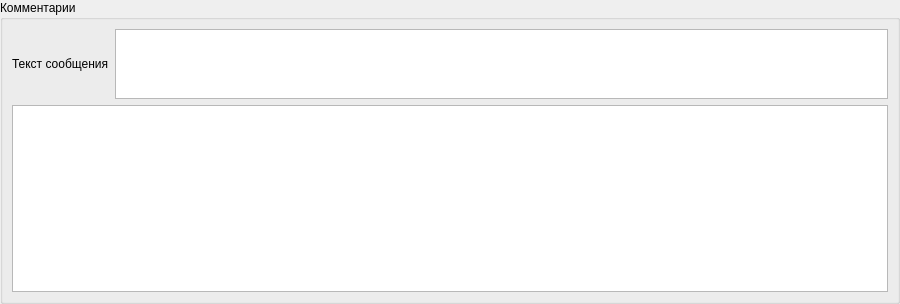
<?xml version="1.0" encoding="UTF-8"?>
<ui version="4.0">
 <class>SComments</class>
 <widget class="QWidget" name="SComments">
  <property name="geometry">
   <rect>
    <x>0</x>
    <y>0</y>
    <width>900</width>
    <height>304</height>
   </rect>
  </property>
  <property name="sizePolicy">
   <sizepolicy hsizetype="Preferred" vsizetype="MinimumExpanding">
    <horstretch>0</horstretch>
    <verstretch>0</verstretch>
   </sizepolicy>
  </property>
  <property name="windowTitle">
   <string>Form</string>
  </property>
  <layout class="QGridLayout" name="gridLayout">
   <property name="leftMargin">
    <number>0</number>
   </property>
   <property name="topMargin">
    <number>0</number>
   </property>
   <property name="rightMargin">
    <number>0</number>
   </property>
   <property name="bottomMargin">
    <number>0</number>
   </property>
   <item row="0" column="0">
    <widget class="QGroupBox" name="groupBoxComments">
     <property name="sizePolicy">
      <sizepolicy hsizetype="Preferred" vsizetype="Preferred">
       <horstretch>0</horstretch>
       <verstretch>0</verstretch>
      </sizepolicy>
     </property>
     <property name="minimumSize">
      <size>
       <width>0</width>
       <height>0</height>
      </size>
     </property>
     <property name="title">
      <string>Комментарии</string>
     </property>
     <property name="checkable">
      <bool>false</bool>
     </property>
     <layout class="QGridLayout" name="gridLayout_3">
      <item row="0" column="0">
       <layout class="QGridLayout" name="gridLayout_2" rowstretch="0,0" rowminimumheight="0,150">
        <property name="sizeConstraint">
         <enum>QLayout::SetDefaultConstraint</enum>
        </property>
        <item row="0" column="0">
         <widget class="QLabel" name="labelNewComment">
          <property name="sizePolicy">
           <sizepolicy hsizetype="Preferred" vsizetype="Minimum">
            <horstretch>0</horstretch>
            <verstretch>0</verstretch>
           </sizepolicy>
          </property>
          <property name="text">
           <string>Текст сообщения</string>
          </property>
         </widget>
        </item>
        <item row="0" column="1">
         <widget class="SPlainTextEdit" name="plainTextEdit">
          <property name="sizePolicy">
           <sizepolicy hsizetype="Expanding" vsizetype="MinimumExpanding">
            <horstretch>0</horstretch>
            <verstretch>0</verstretch>
           </sizepolicy>
          </property>
          <property name="minimumSize">
           <size>
            <width>0</width>
            <height>0</height>
           </size>
          </property>
          <property name="baseSize">
           <size>
            <width>0</width>
            <height>13</height>
           </size>
          </property>
          <property name="frameShape">
           <enum>QFrame::StyledPanel</enum>
          </property>
          <property name="verticalScrollBarPolicy">
           <enum>Qt::ScrollBarAsNeeded</enum>
          </property>
          <property name="horizontalScrollBarPolicy">
           <enum>Qt::ScrollBarAlwaysOff</enum>
          </property>
          <property name="sizeAdjustPolicy">
           <enum>QAbstractScrollArea::AdjustToContents</enum>
          </property>
          <property name="lineWrapMode">
           <enum>QPlainTextEdit::WidgetWidth</enum>
          </property>
          <property name="plainText">
           <string/>
          </property>
         </widget>
        </item>
        <item row="1" column="0" colspan="2">
         <widget class="commentsTable" name="tableViewComments">
          <property name="sizePolicy">
           <sizepolicy hsizetype="Expanding" vsizetype="Expanding">
            <horstretch>0</horstretch>
            <verstretch>0</verstretch>
           </sizepolicy>
          </property>
          <property name="horizontalScrollBarPolicy">
           <enum>Qt::ScrollBarAlwaysOff</enum>
          </property>
          <property name="autoScroll">
           <bool>false</bool>
          </property>
          <property name="editTriggers">
           <set>QAbstractItemView::NoEditTriggers</set>
          </property>
          <property name="tabKeyNavigation">
           <bool>false</bool>
          </property>
          <property name="showDropIndicator" stdset="0">
           <bool>false</bool>
          </property>
          <property name="dragDropOverwriteMode">
           <bool>false</bool>
          </property>
          <property name="alternatingRowColors">
           <bool>true</bool>
          </property>
          <property name="selectionBehavior">
           <enum>QAbstractItemView::SelectRows</enum>
          </property>
          <property name="verticalScrollMode">
           <enum>QAbstractItemView::ScrollPerItem</enum>
          </property>
          <property name="horizontalScrollMode">
           <enum>QAbstractItemView::ScrollPerPixel</enum>
          </property>
          <property name="cornerButtonEnabled">
           <bool>false</bool>
          </property>
         </widget>
        </item>
       </layout>
      </item>
     </layout>
    </widget>
   </item>
  </layout>
 </widget>
 <customwidgets>
  <customwidget>
   <class>commentsTable</class>
   <extends>QTableView</extends>
   <header>tabrepair.h</header>
  </customwidget>
  <customwidget>
   <class>SPlainTextEdit</class>
   <extends>QPlainTextEdit</extends>
   <header location="global">widgets/splaintextedit.h</header>
  </customwidget>
 </customwidgets>
 <resources/>
 <connections/>
</ui>
